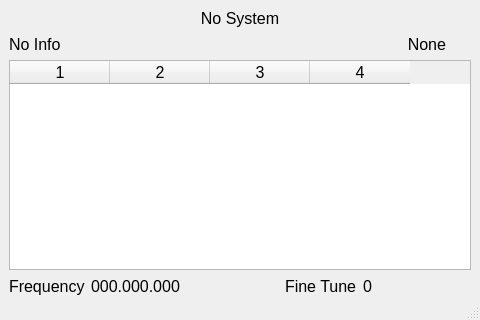
<?xml version="1.0" encoding="UTF-8"?>
<ui version="4.0">
 <class>MainWindow</class>
 <widget class="QMainWindow" name="MainWindow">
  <property name="geometry">
   <rect>
    <x>0</x>
    <y>0</y>
    <width>480</width>
    <height>320</height>
   </rect>
  </property>
  <property name="font">
   <font>
    <pointsize>12</pointsize>
   </font>
  </property>
  <property name="windowTitle">
   <string>OP25</string>
  </property>
  <widget class="QWidget" name="centralwidget">
   <layout class="QVBoxLayout" name="verticalLayout">
    <property name="bottomMargin">
     <number>0</number>
    </property>
    <item>
     <widget class="QFrame" name="frame_1">
      <property name="minimumSize">
       <size>
        <width>0</width>
        <height>20</height>
       </size>
      </property>
      <property name="frameShape">
       <enum>QFrame::NoFrame</enum>
      </property>
      <property name="frameShadow">
       <enum>QFrame::Raised</enum>
      </property>
      <layout class="QVBoxLayout" name="verticalLayout_2">
       <property name="leftMargin">
        <number>0</number>
       </property>
       <property name="topMargin">
        <number>0</number>
       </property>
       <property name="rightMargin">
        <number>0</number>
       </property>
       <property name="bottomMargin">
        <number>0</number>
       </property>
       <item>
        <widget class="QLabel" name="label_sysname">
         <property name="sizePolicy">
          <sizepolicy hsizetype="Preferred" vsizetype="Preferred">
           <horstretch>0</horstretch>
           <verstretch>0</verstretch>
          </sizepolicy>
         </property>
         <property name="text">
          <string>No System</string>
         </property>
         <property name="alignment">
          <set>Qt::AlignCenter</set>
         </property>
        </widget>
       </item>
       <item>
        <widget class="QFrame" name="frame">
         <property name="frameShape">
          <enum>QFrame::NoFrame</enum>
         </property>
         <property name="frameShadow">
          <enum>QFrame::Raised</enum>
         </property>
         <layout class="QHBoxLayout" name="horizontalLayout_2">
          <property name="leftMargin">
           <number>0</number>
          </property>
          <property name="topMargin">
           <number>0</number>
          </property>
          <property name="rightMargin">
           <number>0</number>
          </property>
          <property name="bottomMargin">
           <number>0</number>
          </property>
          <item>
           <widget class="QLabel" name="label_info">
            <property name="text">
             <string>No Info</string>
            </property>
           </widget>
          </item>
          <item>
           <spacer name="horizontalSpacer">
            <property name="orientation">
             <enum>Qt::Horizontal</enum>
            </property>
            <property name="sizeHint" stdset="0">
             <size>
              <width>356</width>
              <height>14</height>
             </size>
            </property>
           </spacer>
          </item>
          <item>
           <widget class="QLabel" name="label_tsbks">
            <property name="text">
             <string>None</string>
            </property>
            <property name="alignment">
             <set>Qt::AlignRight|Qt::AlignTrailing|Qt::AlignVCenter</set>
            </property>
           </widget>
          </item>
          <item>
           <spacer name="horizontalSpacer_3">
            <property name="orientation">
             <enum>Qt::Horizontal</enum>
            </property>
            <property name="sizeHint" stdset="0">
             <size>
              <width>40</width>
              <height>20</height>
             </size>
            </property>
           </spacer>
          </item>
         </layout>
        </widget>
       </item>
      </layout>
     </widget>
    </item>
    <item>
     <widget class="QTableWidget" name="table_frequency_data">
      <property name="columnCount">
       <number>4</number>
      </property>
      <column/>
      <column/>
      <column/>
      <column/>
     </widget>
    </item>
    <item>
     <widget class="QFrame" name="frame_2">
      <property name="minimumSize">
       <size>
        <width>0</width>
        <height>20</height>
       </size>
      </property>
      <property name="frameShape">
       <enum>QFrame::NoFrame</enum>
      </property>
      <property name="frameShadow">
       <enum>QFrame::Raised</enum>
      </property>
      <layout class="QHBoxLayout" name="horizontalLayout">
       <property name="leftMargin">
        <number>0</number>
       </property>
       <property name="topMargin">
        <number>0</number>
       </property>
       <property name="rightMargin">
        <number>0</number>
       </property>
       <property name="bottomMargin">
        <number>0</number>
       </property>
       <item>
        <widget class="QFrame" name="frame_3">
         <property name="frameShape">
          <enum>QFrame::NoFrame</enum>
         </property>
         <property name="frameShadow">
          <enum>QFrame::Raised</enum>
         </property>
         <layout class="QHBoxLayout" name="horizontalLayout_3">
          <property name="leftMargin">
           <number>0</number>
          </property>
          <property name="topMargin">
           <number>0</number>
          </property>
          <property name="rightMargin">
           <number>0</number>
          </property>
          <property name="bottomMargin">
           <number>0</number>
          </property>
          <item>
           <widget class="QLabel" name="label_1">
            <property name="text">
             <string>Frequency</string>
            </property>
           </widget>
          </item>
          <item>
           <widget class="QLabel" name="label_frequency">
            <property name="text">
             <string>000.000.000</string>
            </property>
           </widget>
          </item>
         </layout>
        </widget>
       </item>
       <item>
        <spacer name="horizontalSpacer_1">
         <property name="orientation">
          <enum>Qt::Horizontal</enum>
         </property>
         <property name="sizeHint" stdset="0">
          <size>
           <width>92</width>
           <height>20</height>
          </size>
         </property>
        </spacer>
       </item>
       <item>
        <widget class="QFrame" name="frame_4">
         <property name="frameShape">
          <enum>QFrame::NoFrame</enum>
         </property>
         <property name="frameShadow">
          <enum>QFrame::Raised</enum>
         </property>
         <layout class="QHBoxLayout" name="horizontalLayout_4">
          <property name="leftMargin">
           <number>0</number>
          </property>
          <property name="topMargin">
           <number>0</number>
          </property>
          <property name="rightMargin">
           <number>0</number>
          </property>
          <property name="bottomMargin">
           <number>0</number>
          </property>
          <item>
           <widget class="QLabel" name="label_2">
            <property name="text">
             <string>Fine Tune</string>
            </property>
           </widget>
          </item>
          <item>
           <widget class="QLabel" name="label_fine_tune">
            <property name="text">
             <string>0</string>
            </property>
           </widget>
          </item>
         </layout>
        </widget>
       </item>
       <item>
        <spacer name="horizontalSpacer_2">
         <property name="orientation">
          <enum>Qt::Horizontal</enum>
         </property>
         <property name="sizeHint" stdset="0">
          <size>
           <width>92</width>
           <height>20</height>
          </size>
         </property>
        </spacer>
       </item>
      </layout>
     </widget>
    </item>
   </layout>
  </widget>
  <widget class="QMenuBar" name="menubar">
   <property name="geometry">
    <rect>
     <x>0</x>
     <y>0</y>
     <width>480</width>
     <height>27</height>
    </rect>
   </property>
  </widget>
  <widget class="QStatusBar" name="statusbar"/>
 </widget>
 <resources/>
 <connections/>
</ui>
